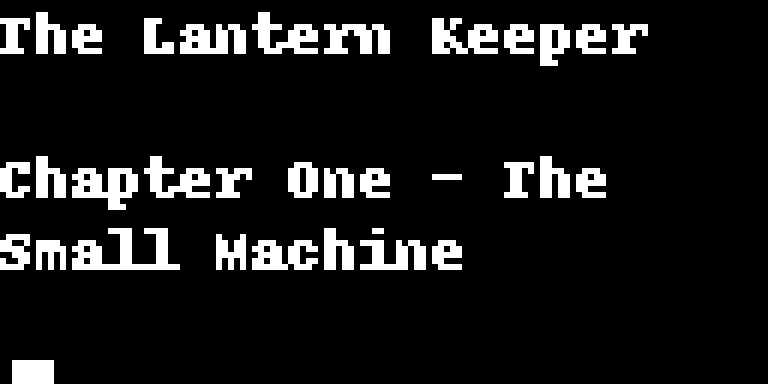

Write the Python code that produced this figure.
# -*- coding: utf-8 -*-
"""把某一页渲染成 128x64 的 PNG，用来预览 OLED 上实际会是什么样。"""
import argparse
import sys
from PIL import Image, ImageFont

FS = ImageFont.load_default_imagefont()
CW, CH = FS.getmask("M").size


def glyph(ch):
    m = FS.getmask(ch)
    w, h = m.size
    raw = bytes(m)
    one = len(raw) >= w * h
    g = [[0] * w for _ in range(h)]
    for y in range(h):
        for x in range(w):
            if one:
                g[y][x] = 1 if raw[y * w + x] else 0
            else:
                stride = len(raw) // h
                g[y][x] = (raw[y * stride + (x >> 3)] >> (7 - (x & 7))) & 1
    return g


def render(page_text, page, total, path):
    img = Image.new("RGB", (128, 64), "black")
    p = img.load()
    for i, ch in enumerate(page_text[:105]):
        line, col = divmod(i, 21)
        if ch == " ":
            continue
        g = glyph(ch)
        for y in range(min(11, len(g))):
            for x in range(min(CW, len(g[y]))):
                if g[y][x]:
                    X, Y = col * 6 + x, line * 12 + y
                    if X < 128 and Y < 64:
                        p[X, Y] = (255, 255, 255)
    # 进度条
    w = max(2, int((page + 1) * 124 / max(total, 1)))
    for y in range(60, 64):
        for x in range(2, 2 + w):
            p[x, y] = (255, 255, 255)
    img.resize((128 * 6, 64 * 6), Image.NEAREST).save(path)
    print("saved", path)


if __name__ == "__main__":
    ap = argparse.ArgumentParser()
    ap.add_argument("txt")
    ap.add_argument("--page", type=int, default=0)
    ap.add_argument("--out", default="preview_page.png")
    a = ap.parse_args()

    sys.path.insert(0, ".")
    import upload_book as ub

    pages = ub.paginate(ub.read_text(a.txt))
    render(pages[a.page], a.page, len(pages), a.out)
    print("page %d / %d" % (a.page, len(pages)))
